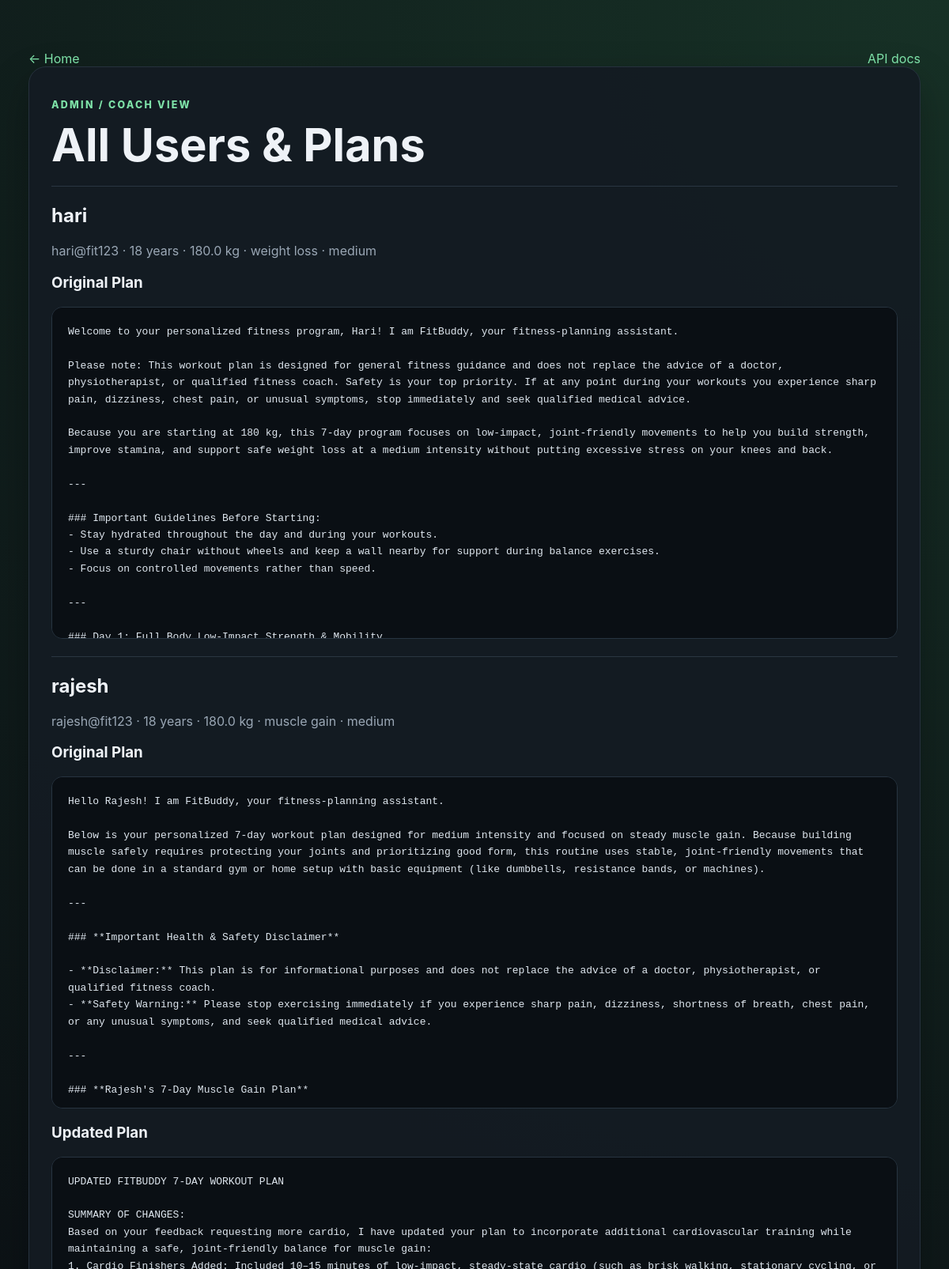
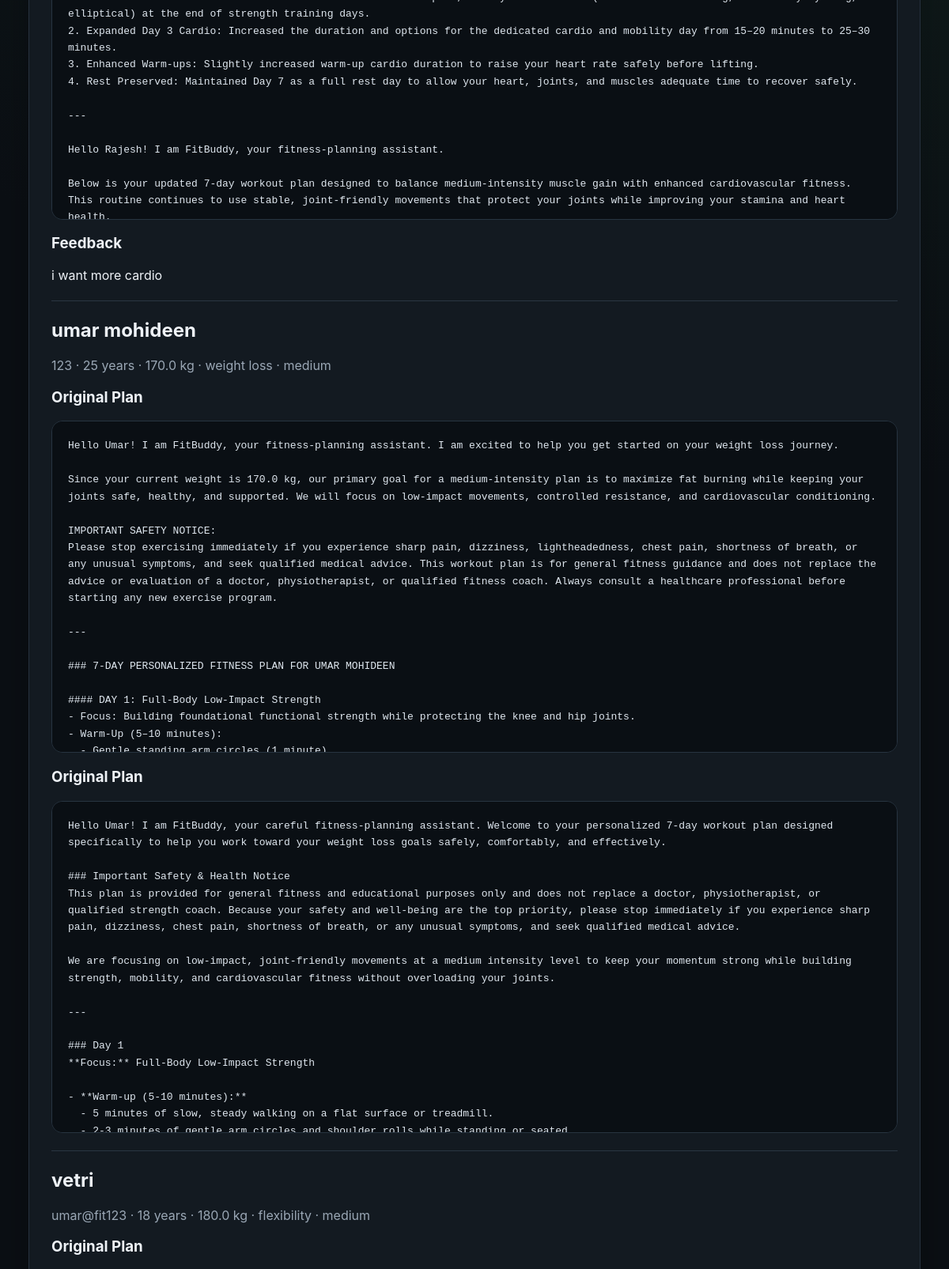
Screenshot of /view-all-users (upper part) with the database file from the repository (2 pictures, top to bottom).
### app/database.py (models this page shows)
class Base(DeclarativeBase):
    pass

class User(Base):
    __tablename__ = "users"
    id: Mapped[int] = mapped_column(Integer, primary_key=True, index=True)
    user_id: Mapped[str] = mapped_column(String(80), unique=True, index=True)
    username: Mapped[str] = mapped_column(String(120))
    age: Mapped[int] = mapped_column(Integer)
    weight: Mapped[float] = mapped_column(Float)
    goal: Mapped[str] = mapped_column(String(80))
    intensity: Mapped[str] = mapped_column(String(20))
    created_at: Mapped[datetime] = mapped_column(DateTime, default=datetime.utcnow)
    plans: Mapped[list["Plan"]] = relationship(back_populates="user", cascade="all, delete-orphan")

class Plan(Base):
    __tablename__ = "plans"
    id: Mapped[int] = mapped_column(Integer, primary_key=True)
    user_id: Mapped[int] = mapped_column(ForeignKey("users.id"), index=True)
    original_plan: Mapped[str] = mapped_column(Text)
    updated_plan: Mapped[str | None] = mapped_column(Text, nullable=True)
    nutrition_tip: Mapped[str] = mapped_column(Text)
    feedback: Mapped[str | None] = mapped_column(Text, nullable=True)
    updated_at: Mapped[datetime | None] = mapped_column(DateTime, nullable=True)
    created_at: Mapped[datetime] = mapped_column(DateTime, default=datetime.utcnow)
    user: Mapped[User] = relationship(back_populates="plans")

### app/routes.py (the view)
@router.get("/view-all-users", response_class=HTMLResponse)
def view_all_users(request: Request, db: Session = Depends(get_db)):
    users = get_all_users(db)
    return templates.TemplateResponse(request=request, name="all_users.html", context={"users": users})

### templates/all_users.html (shortened to what this page needs)
<!doctype html>
<html lang="en">
<head>
  <link rel="stylesheet" href="/static/styles.css">
</head>
<body>
  <main class="container wide">
    <div class="topbar"><a href="/">← Home</a><a href="/docs">API docs</a></div>
    <section class="card">
      <p class="eyebrow">ADMIN / COACH VIEW</p>
      <h1>All Users & Plans</h1>
      {% for user in users %}
        <article class="user-record">
          <div class="record-head">
            <div><h2>{{ user.username }}</h2><p>{{ user.user_id }} · {{ user.age }} years · {{ user.weight }} kg · {{ user.goal }} · {{ user.intensity }}</p></div>
          </div>
          {% for plan in user.plans %}
            <h3>Original Plan</h3><pre class="plan compact">{{ plan.original_plan }}</pre>
            {% if plan.updated_plan %}<h3>Updated Plan</h3><pre class="plan compact">{{ plan.updated_plan }}</pre>{% endif %}
            {% if plan.feedback %}<h3>Feedback</h3><p>{{ plan.feedback }}</p>{% endif %}
          {% endfor %}
        </article>
      {% endfor %}
    </section>
  </main>
</body>
</html>

### static/styles.css (style rules this page uses)
:root { font-family: Inter, system-ui, -apple-system, BlinkMacSystemFont, "Segoe UI", sans-serif; color: #eef2f7; background: #0b0f14; }
* { box-sizing: border-box; }
body { margin: 0; min-height: 100vh; background: radial-gradient(circle at top right, #173126, #0b0f14 50%); }
a { color: #7ee2a8; text-decoration: none; }
.container { width: min(960px, 92%); margin: 0 auto; padding: 42px 0 70px; }
.wide { width: min(1200px, 94%); }
.card { background: rgba(20, 27, 35, .94); border: 1px solid #26313d; border-radius: 22px; padding: 28px; box-shadow: 0 20px 50px rgba(0,0,0,.28); margin-bottom: 22px; }
.eyebrow { letter-spacing: .18em; font-size: .78rem; font-weight: 800; color: #7ee2a8; }
h1 { font-size: clamp(2rem, 5vw, 3.6rem); margin: 8px 0 14px; line-height: 1.05; }
h2 { margin-top: 0; }
.nav-links, .topbar { display: flex; justify-content: space-between; gap: 18px; margin-top: 22px; }
.plan { white-space: pre-wrap; line-height: 1.65; background: #0a0f14; border: 1px solid #273440; border-radius: 14px; padding: 20px; overflow-x: auto; color: #dfe7ef; }
.compact { max-height: 420px; overflow: auto; }
.user-record { border-top: 1px solid #2a3642; padding-top: 22px; margin-top: 22px; }
.record-head p { color: #9aa7b5; }

### rows the page displays
User: username "hari", user_id "hari@fit123", age "18", weight "180.0", goal "weight loss", intensity "medium"
Plan: original_plan "Welcome to your personalized fitness program, Hari! I am FitBuddy, your fitness-planning assistant. Please note: This workout plan is designed for general fitness guidance and does not replace the advice of a doctor, physiotherapist, or qualified fitness coach. Safety is your top priority. If at any point during your workouts you experience sharp pain, dizziness, chest pain, or unusual symptoms, stop immediately and seek qualified medical advice. Because you are starting at 180 kg, this 7-day program focuses on low-impact, joint-friendly movements to help you build strength, improve stamina, and support safe weight loss at a medium intensity without putting excessive stress on your knees…"
User: username "rajesh", user_id "rajesh@fit123", age "18", weight "180.0", goal "muscle gain", intensity "medium"
Plan: original_plan "Hello Rajesh! I am FitBuddy, your fitness-planning assistant. Below is your personalized 7-day workout plan designed for medium intensity and focused on steady muscle gain. Because building muscle safely requires protecting your joints and prioritizing good form, this routine uses stable, joint-friendly movements that can be done in a standard gym or home setup with basic equipment (like dumbbells, resistance bands, or machines). --- ### **Important Health & Safety Disclaimer** - **Disclaimer:** This plan is for informational purposes and does not replace the advice of a doctor, physiotherapist, or qualified fitness coach. - **Safety Warning:** Please stop exercising immediately if you…", updated_plan "UPDATED FITBUDDY 7-DAY WORKOUT PLAN SUMMARY OF CHANGES: Based on your feedback requesting more cardio, I have updated your plan to incorporate additional cardiovascular training while maintaining a safe, joint-friendly balance for muscle gain: 1. Cardio Finishers Added: Included 10–15 minutes of low-impact, steady-state cardio (such as brisk walking, stationary cycling, or elliptical) at the end of strength training days. 2. Expanded Day 3 Cardio: Increased the duration and options for the dedicated cardio and mobility day from 15–20 minutes to 25–30 minutes. 3. Enhanced Warm-ups: Slightly increased warm-up cardio duration to raise your heart rate safely before lifting. 4. Rest Preserved:…", feedback "i want more cardio"
User: username "umar mohideen", user_id "123", age "25", weight "170.0", goal "weight loss", intensity "medium"
Plan: original_plan "Hello Umar! I am FitBuddy, your fitness-planning assistant. I am excited to help you get started on your weight loss journey. Since your current weight is 170.0 kg, our primary goal for a medium-intensity plan is to maximize fat burning while keeping your joints safe, healthy, and supported. We will focus on low-impact movements, controlled resistance, and cardiovascular conditioning. IMPORTANT SAFETY NOTICE: Please stop exercising immediately if you experience sharp pain, dizziness, lightheadedness, chest pain, shortness of breath, or any unusual symptoms, and seek qualified medical advice. This workout plan is for general fitness guidance and does not replace the advice or evaluation of a…"
Plan: original_plan "Hello Umar! I am FitBuddy, your careful fitness-planning assistant. Welcome to your personalized 7-day workout plan designed specifically to help you work toward your weight loss goals safely, comfortably, and effectively. ### Important Safety & Health Notice This plan is provided for general fitness and educational purposes only and does not replace a doctor, physiotherapist, or qualified strength coach. Because your safety and well-being are the top priority, please stop immediately if you experience sharp pain, dizziness, chest pain, shortness of breath, or any unusual symptoms, and seek qualified medical advice. We are focusing on low-impact, joint-friendly movements at a medium…"
User: username "vetri", user_id "umar@fit123", age "18", weight "180.0", goal "flexibility", intensity "medium"
